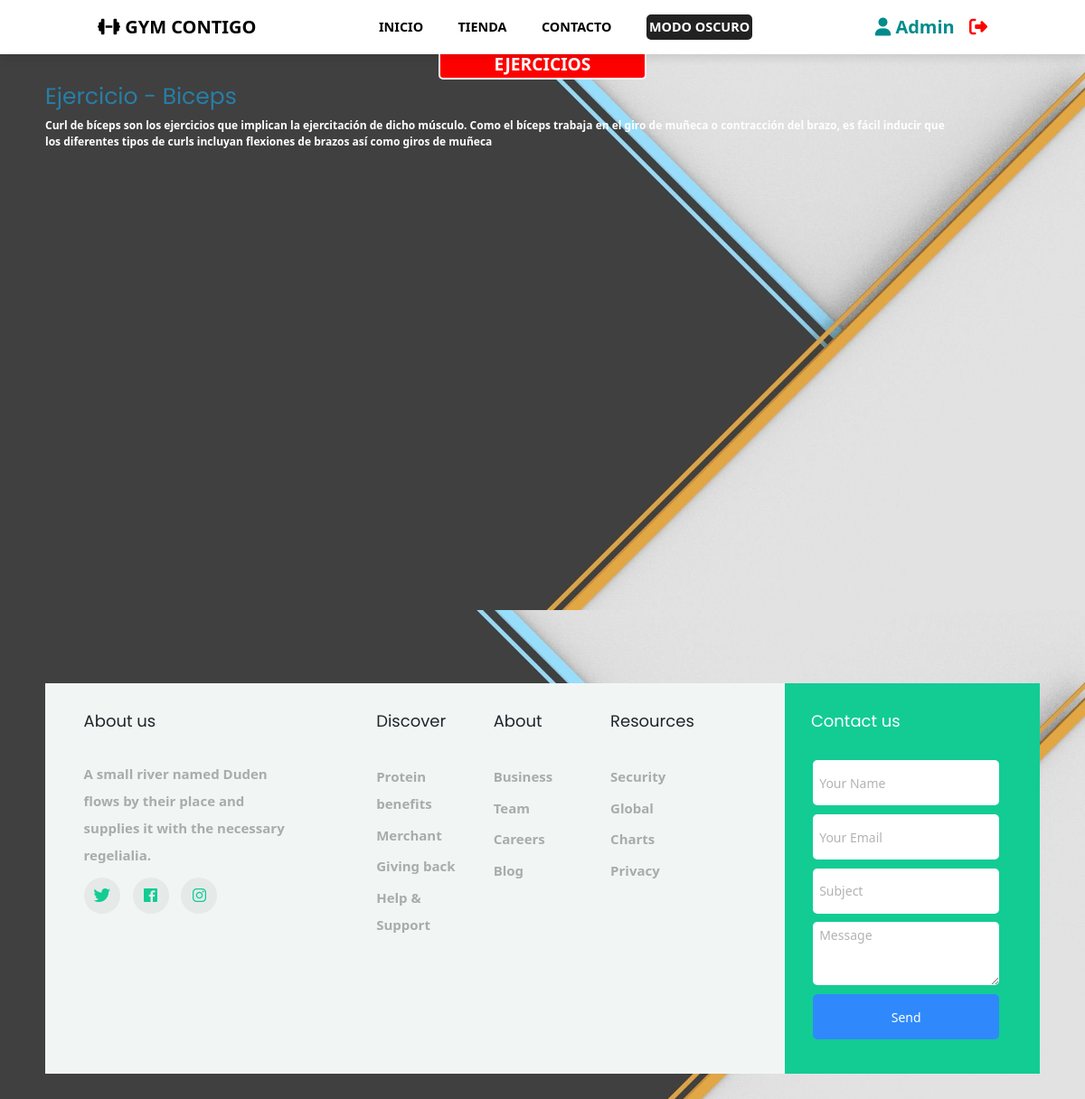
The page /proyecto/ejercicios/biceps.php (signed in) on the database its author committed.
### tables this page shows
CREATE TABLE IF NOT EXISTS `ejercicios` (
  `id` int(11) NOT NULL AUTO_INCREMENT,
  `urlP` varchar(70) NOT NULL,
  `urlV` varchar(250) DEFAULT NULL,
  `imagen` varchar(70) NOT NULL,
  `titulo` varchar(70) NOT NULL,
  `descripcion` varchar(254) DEFAULT NULL,
  PRIMARY KEY (`id`)
);

### proyecto/ejercicios/biceps.php (the view, shortened to what this page needs)
<!DOCTYPE html>
<html lang="es">
<head>
    <link href="https://cdn.jsdelivr.net/npm/bootstrap@5.0.2/dist/css/bootstrap.min.css" rel="stylesheet">
    <link href="https://cdn.jsdelivr.net/npm/remixicon@2.5.0/fonts/remixicon.css" rel="stylesheet">
    <link rel="stylesheet" href="../css/estilos.css">
    <link rel="stylesheet" href="../css/estilos-ejercicios.css">
    <link rel="stylesheet" href="../css/estilos-boton.css">
    <link rel="stylesheet" href="../css/ionicons.min.css">
    <link rel="stylesheet" href="../css/style-footer.css">
</head>
<body>
    <div class="bocadillo">
        Ejercicios
    </div>
    <header>
        <div class="header">
                <a href="#" class="logo" style="font-weight: bold;font-size:20px;text-transform: uppercase;"><i class="fa-solid fa-dumbbell"></i> Gym Contigo</a>
            <nav class="navbar" style="text-transform: uppercase;">
                <a href="../index.php">Inicio</a>
                <a href="../shop/index.php">Tienda</a>
                <a href="#footer">Contacto</a>
                <a class="botondm">
                    <label id="switch" class="switchtxt" for="switch-checkbox">Modo Oscuro</label>
                </a>
            </nav>
            <h1>
                <form action='../php/perfil-usuario-ppal.php' method='POST' name='formulario'>
                <?php
                        if(isset($_SESSION['usuario']) && $_SESSION['usuario'] == "Admin") {
                            echo "
                                <a href='../php/admin-usuarios.php' style='font-size:20px;background-color:transparent;color:darkcyan;font-weight:bold;text-trnsform:none;font-family:Georgia, 'Times New Roman', Times, serif;'><i class='usuario fa fa-user'></i> ".$_SESSION['usuario']."</a>
                                <a aria-label='cerrarS button' style='font-size:20px;margin-left:10px;' href='../php/cerrar-sesion.php'><i style='color:red;' class='closeS fa fa-sign-out' aria-hidden='true'></i></a>
                            ";
                        } else if (isset($_SESSION['invitado'])) {
                            echo "<a href='../php/login.php'><i class='fa fa-user'></i></a>";
                        }
                ?>
                </form>
            </h1>
        </div>
    </header>
    <?php
        include("../php/conexionBD.php");
        $currentFile = basename(__FILE__);
        $query="SELECT * FROM ejercicios WHERE urlP='$currentFile'";
        $result = mysqli_query($connection, $query);
        $contador = 0;
        while(($contador < 1) && ($row = mysqli_fetch_array($result))){
    ?>
    <div class="video">
        <div class="content">
            <h3>Ejercicio - <?php echo $row['titulo']; ?></h3>
            <p><?php echo $row['descripcion']; ?></p>
        </div>
        <div class="image-container">
            <div class="big-image">
                <?php echo $row['urlV']; ?>
            </div>
        </div>
    </div>
    <?php
        }
    ?>
    <div>
        <footer id="footer" class="footer">
            <div class="container-fluid px-lg-5">
                <div class="row">
                    <div class="col-md-9 py-5">
                        <div class="row">
                            <div class="col-md-4 mb-md-0 mb-4">
                                <h2 class="footer-heading">About us</h2>
                                <p>A small river named Duden flows by their place and supplies it with the necessary regelialia.</p>
                                <ul class="ftco-footer-social p-0">
                                    <li class="ftco-animate"><a href="#" data-toggle="tooltip" data-placement="top" title="Twitter"><span class="ion-logo-twitter"></span></a></li>
                                    <li class="ftco-animate"><a href="#" data-toggle="tooltip" data-placement="top" title="Facebook"><span class="ion-logo-facebook"></span></a></li>
                                    <li class="ftco-animate"><a href="#" data-toggle="tooltip" data-placement="top" title="Instagram"><span class="ion-logo-instagram"></span></a></li>
                                </ul>
                            </div>
                            <div class="col-md-8">
                                <div class="row justify-content-center">
                                    <div class="col-md-12 col-lg-9">
                                        <div class="row">
                                            <div class="col-md-4 mb-md-0 mb-4">
                                                <h2 class="footer-heading">Discover</h2>
                                                <ul class="list-unstyled">
                                                    <li><a href="#" class="py-1 d-block">Protein benefits</a></li>
                                                    <li><a href="#" class="py-1 d-block">Merchant</a></li>
                                                    <li><a href="#" class="py-1 d-block">Giving back</a></li>
                                                    <li><a href="#" class="py-1 d-block">Help &amp; Support</a></li>
                                                </ul>
                                            </div>
                                            <div class="col-md-4 mb-md-0 mb-4">
                                                <h2 class="footer-heading">About</h2>
                                                <ul class="list-unstyled">
                                                    <li><a href="#" class="py-1 d-block">Business</a></li>
                                                    <li><a href="#" class="py-1 d-block">Team</a></li>
                                                    <li><a href="#" class="py-1 d-block">Careers</a></li>
                                                    <li><a href="#" class="py-1 d-block">Blog</a></li>
                                                </ul>
                                            </div>
                                            <div class="col-md-4 mb-md-0 mb-4">
                                                <h2 class="footer-heading">Resources</h2>
                                                <ul class="list-unstyled">
                                                    <li><a href="#" class="py-1 d-block">Security</a></li>
                                                    <li><a href="#" class="py-1 d-block">Global</a></li>
                                                    <li><a href="#" class="py-1 d-block">Charts</a></li>
                                                    <li><a href="#" class="py-1 d-block">Privacy</a></li>
                                                </ul>
                                            </div>
                                        </div>
                                    </div>
                                </div>
                            </div>
                        </div>
                    </div>
                    <div class="col-md-3 py-md-5 py-4 aside-stretch-right pl-lg-5">
                        <h2 class="footer-heading footer-heading-white">Contact us</h2>
                        <form action="#" class="contact-form">
                            <div class="form-group">
                                <input type="text" class="form-control" placeholder="Your Name">
                            </div>
                            <div class="form-group">
                                <input type="text" class="form-control" placeholder="Your Email">
                            </div>
                            <div class="form-group">
                                <input type="text" class="form-control" placeholder="Subject">
                            </div>
                            <div class="form-group">
                                <textarea name="" id="" cols="30" rows="3" class="form-control" placeholder="Message"></textarea>
                            </div>
                            <div class="form-group">
                                <button type="submit" class="form-control submit px-3">Send</button>
                            </div>
                        </form>
                    </div>
                </div>
            </div>
        </footer>
    </div>
</body>
</html>

### proyecto/css/estilos.css (style rules this page uses)
.video .content p { font-size: 12px; }
.video .content h3 { font-size: 25px; }
* { font-family:'Segoe UI', Tahoma, Geneva, Verdana, sans-serif; margin: 0; padding: 0; box-sizing: border-box; outline: none; border: none; text-decoration: none; transition: all .2s linear; }
body { background-image: url("../images/fondo2.jpg"); background-size: contain; padding: 50px; }
html { font-size: 60%; scroll-padding-top: 6rem; scroll-behavior: smooth; }
header { margin: 0; padding: 0; box-sizing: border-box; outline: none; border: none; text-decoration: none; transition: all .2s linear; }
header .navbar a { font-size: 1.5rem; color: #000; margin: 0 2rem; }
.header { position: fixed; top: 0; left: 0; right: 0; z-index: 1000; background: #fff; padding: 1rem 9%; display: flex; align-items: center; justify-content: space-between; box-shadow: 0 .5rem 1rem rgba(0, 0, 0, .1); }
header .logo { font-size: 2rem; color: #000; font-weight: 500; }
#footer { font-size: 15px; line-height: 30px; }
.bocadillo { border-radius: 5px; background-color: red; color: white; width: 230px; font-family:'Segoe UI', Tahoma, Geneva, Verdana, sans-serif; font-size: 2em; text-align: center; padding-top: 8px; margin: -5px auto auto auto; text-transform: uppercase; border: 2px solid white; }

### proyecto/css/estilos-ejercicios.css (style rules this page uses)
body { background-image: url("../images/fondo2.jpg"); background-size: contain; font-weight:bold; }
iframe { width: 1000px; height: 510px; }
.video { color: white; margin-bottom: 100px; }
.image-container { height: 0; overflow: hidden; padding-bottom: 450px; padding-top: 30px; position: relative; }
.image-container iframe, .image-container object, .image-container embed { max-height: 100%; left: 0; position: absolute; top: 0; max-width: 100%; }
p { max-width: 1000px; }
h3 { color: rgb(39, 126, 167); }
.header { position: fixed; top: 0; left: 0; right: 0; z-index: 1000; background: #fff; padding: 1rem 9%; display: flex; align-items: center; justify-content: space-between; box-shadow: 0 .5rem 1rem rgba(0, 0, 0, .1); }
header .navbar a { font-size: 1.5rem; color: #000; margin: 0 2rem; }
.bocadillo { border-radius: 5px; background-color: red; color: white; width: 230px; font-family:'Segoe UI', Tahoma, Geneva, Verdana, sans-serif; font-size: 2em; text-align: center; padding-top: 20px; margin: -15px auto auto auto; text-transform: uppercase; border: 2px solid white; }

### proyecto/css/estilos-boton.css (style rules this page uses)
body.dark header li, body.dark header a, #perfil, .logo { color: white; }
.logo { font-weight: bold; }
body header li, body header a { color: black; }
#switch { position: relative; cursor: pointer; }
.botondm { border: 2px solid #222222; padding: 1px; background-color: #222222; text-align: center; border-radius: 5px; }
.switchtxt { color: white; text-align: center; }

### rows shown on the page
ejercicios: titulo "Biceps", descripcion "Curl de bíceps son los ejercicios que implican la ejercitación de dicho músculo. Como el bíceps trabaja en el giro de muñeca o contracción del brazo, es fácil inducir que los diferentes tipos de curls incluyan flexiones de brazos así como giros de muñeca"

### other values the page prints
$_SESSION['usuario'] "Admin"
